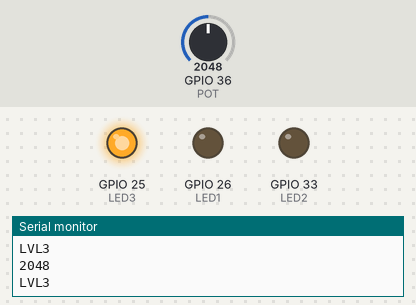
Recording of a sketch running on a simulated ESP32. Parts: output pins drawn as LEDs (lit = HIGH), the last lines printed to the serial monitor. The test bench sets the inputs (shaded band); at power-on: GPIO 36 (POT) = 2048.

Above: at 1.3 s.
1.4 s: GPIO 36 (POT) set to 1990
At 2.7 s:
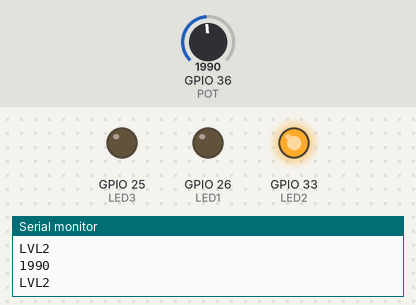
3.0 s: GPIO 36 (POT) set to 1308
4.5 s: GPIO 36 (POT) set to 1241
At 5.2 s:
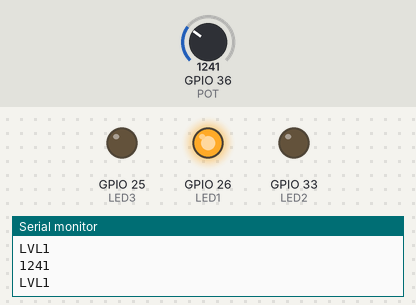
6.0 s: GPIO 36 (POT) set to 1320
At 6.4 s:
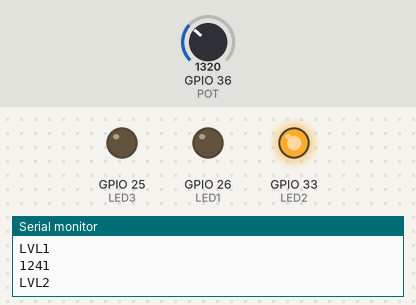
7.5 s: GPIO 36 (POT) set to 1240
At 8.8 s:
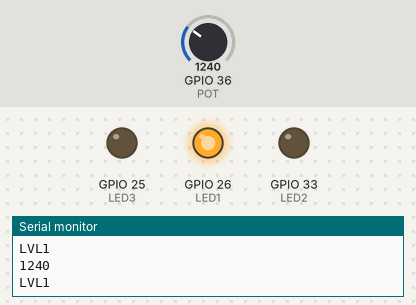
Timing chart, 0 to 10.0 s (numbered marks = the images above; inputs shaded):
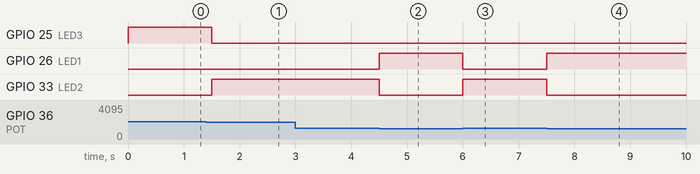

Measured:
- the behaviour switches between 2048 and 2047 on GPIO 36 (POT) (found by bisection; images 0 and 1)
- the behaviour switches between 1280 and 1279 on GPIO 36 (POT) (found by bisection; images 1 and 2)
- after the input at 1.4 s, GPIO 25 (LED3): HIGH → LOW after 0.10 s; GPIO 33 (LED2): LOW → HIGH after 0.10 s
- after the input at 4.5 s, GPIO 26 (LED1): LOW → HIGH at once; GPIO 33 (LED2): HIGH → LOW at once
- after the input at 6.0 s, GPIO 26 (LED1): HIGH → LOW at once; GPIO 33 (LED2): LOW → HIGH at once
- after the input at 7.5 s, GPIO 26 (LED1): LOW → HIGH at once; GPIO 33 (LED2): HIGH → LOW at once

The sketch:

ADC_DEMO.ino
```cpp
/*
==============================================
                  ADC_DEMO
==============================================
Description :
  This program turns on an LED connected to GPIO32,
  GPIO33, and GPIO25, with a 10K Ohms potentiometer
  and a 5mm light sensor with a light resistance.
Engineers:
  Althea Jane Cordova

Date:
  16 September 2026
*/
//GPIO PINS
  const uint8_t POT = 36;
//variables
  int pot_val = 0;
  uint8_t const LED1 = 26;
  uint8_t const LED2 = 33;
  uint8_t const LED3 = 25;
  //pwm
 const int FREQ =5000;
 const uint8_t RES = 12;


void setup() {
  //ADC PIN
  Serial.begin(9600);
  pinMode(POT, INPUT);
  ledcAttach(LED1,FREQ,RES);
  ledcAttach(LED2,FREQ,RES);
  ledcAttach(LED3,FREQ,RES);

}

void loop() {
  //
  Serial.println(pot_val);
  pot_val = analogRead(POT);
  if(pot_val < 1280){
    ledcWrite(LED1,4095);
    ledcWrite(LED2,0);
    ledcWrite(LED3,0);
    Serial.println("LVL1");

  }
  else if(pot_val >= 1280 && pot_val < 2048){
    ledcWrite(LED1,0);
    ledcWrite(LED2,4095);
    ledcWrite(LED3,0);
    Serial.println("LVL2");
  }
  else {
      ledcWrite(LED1,0);
      ledcWrite(LED2,0);
      ledcWrite(LED3,4095);
      Serial.println("LVL3");
    }
    delay(500);
}
```
